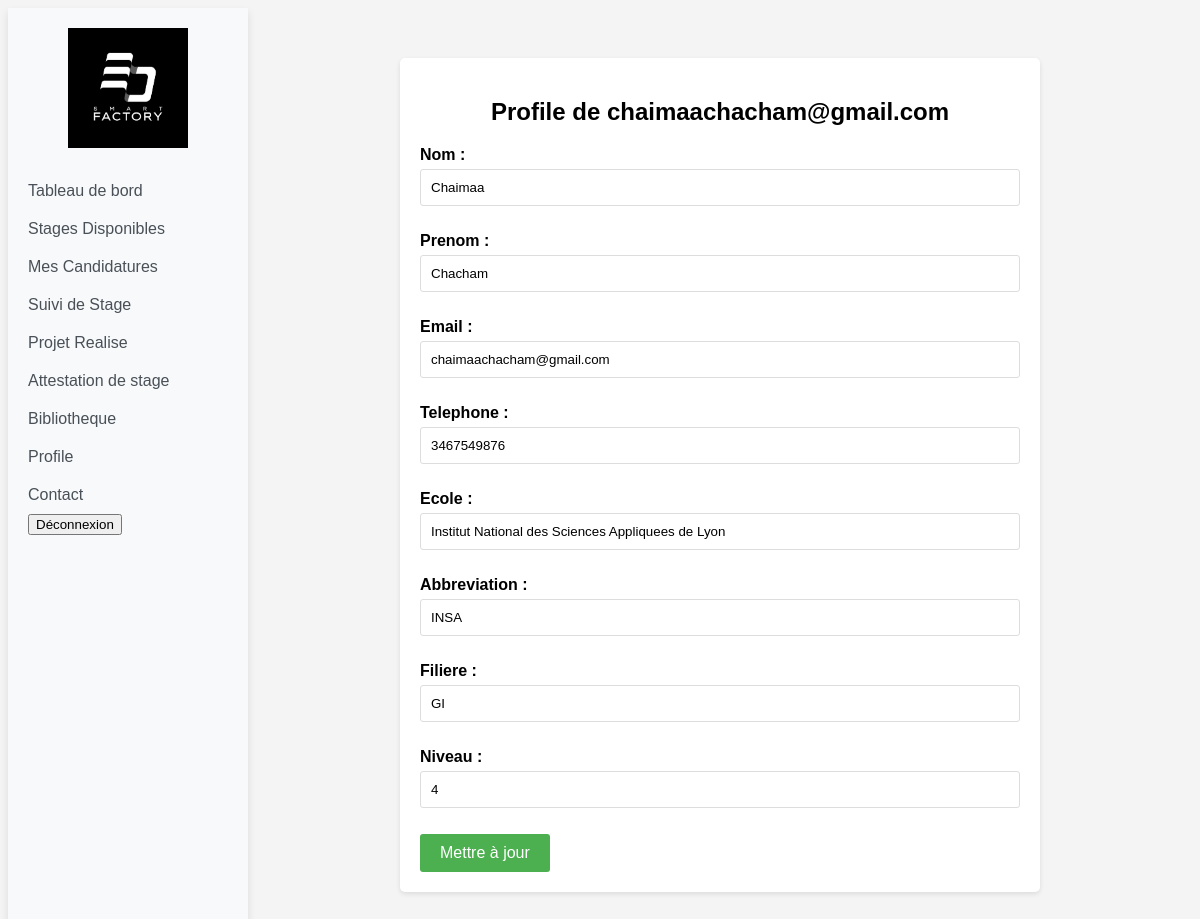
Page /stagiaire-dashboard/profile/ (signed in) on the committed database.
### accounts/models.py (models this page shows, shortened)
class CustomUser(AbstractUser):
    email = models.EmailField(unique=True)
    user_type = models.IntegerField(choices=[(0, 'Administrateur'), (1, 'Stagiaire')], default=1)
    USERNAME_FIELD = 'username'
    REQUIRED_FIELDS = ['email']

### stagiaires/models.py (models this page shows, shortened)
class Stagiaire(models.Model):
    user = models.OneToOneField(CustomUser, on_delete=models.CASCADE)
    nom = models.CharField(max_length=20)
    prenom = models.CharField(max_length=20, blank=True, null=True)
    email = models.EmailField()
    telephone = models.CharField(max_length=20, blank=True, null=True)
    ecole = models.CharField(max_length=50, blank=True, null=True)
    abbreviation = models.CharField(max_length=10, blank=True, null=True)
    filiere = models.CharField(max_length=20, blank=True, null=True)
    niveau = models.CharField(max_length=20, blank=True, null=True)

### stagiaires/views.py (the view)
# urls.py: path('profile/', views.profile, name='profile'),
def profile(request):
    stagiaire = Stagiaire.objects.get(user=request.user)
    if request.method == 'POST':
        form = StagiaireProfileForm(request.POST, instance=stagiaire)
        if form.is_valid():
            form.save()
            return redirect('profile')
    else:
        form = StagiaireProfileForm(instance=stagiaire)
    return render(request, 'stagiaires/profile.html', {'form': form})

### stagiaires/forms.py
class StagiaireProfileForm(forms.ModelForm):
    class Meta:
        model = Stagiaire
        fields = ['nom', 'prenom', 'email', 'telephone', 'ecole', 'abbreviation', 'filiere', 'niveau']

### stagiaires/templates/stagiaires/profile.html (shortened to what this page needs)
{% extends 'stagiaires/base.html' %}
{% block content %}
<div class="user-profile-container">
    <h2>Profile de {{ request.user.username }}</h2>
    <form method="post">
        {{ form.as_p }}
        <button type="submit" class="btn btn-primary">Mettre à jour</button>
    </form>
</div>
{% endblock %}

### static/css/upload_files.css (style rules this page uses)
body { font-family: sans-serif; background-color: #f4f4f4; }

### static/css/profile.css (style rules this page uses)
body { font-family: sans-serif; background-color: #f4f4f4; }
.user-profile-container { max-width: 600px; margin: 30px auto; padding: 20px; background-color: #fff; border-radius: 5px; box-shadow: 0 2px 5px rgba(0, 0, 0, 0.1); }
.user-profile-container h2 { text-align: center; margin-bottom: 20px; }
.user-profile-container label { display: block; margin-bottom: 5px; font-weight: bold; }
.user-profile-container input, .user-profile-container textarea { width: 100%; padding: 10px; margin-bottom: 10px; border: 1px solid #ddd; border-radius: 3px; box-sizing: border-box; }
.user-profile-container button { background-color: #4CAF50; color: white; padding: 10px 20px; border: none; border-radius: 3px; cursor: pointer; font-size: 16px; }
.user-profile-container .btn { background-color: #4CAF50; color: white; padding: 10px 20px; border: none; border-radius: 3px; cursor: pointer; font-size: 16px; }

### rows in the picture
CustomUser: user.username "chaimaachacham@gmail.com"
Stagiaire: nom "Chaimaa", prenom "Chacham", email "chaimaachacham@gmail.com", telephone "3467549876", ecole "Institut National des Sciences Appliquees de Lyon", abbreviation "INSA", filiere "GI", niveau "4"
